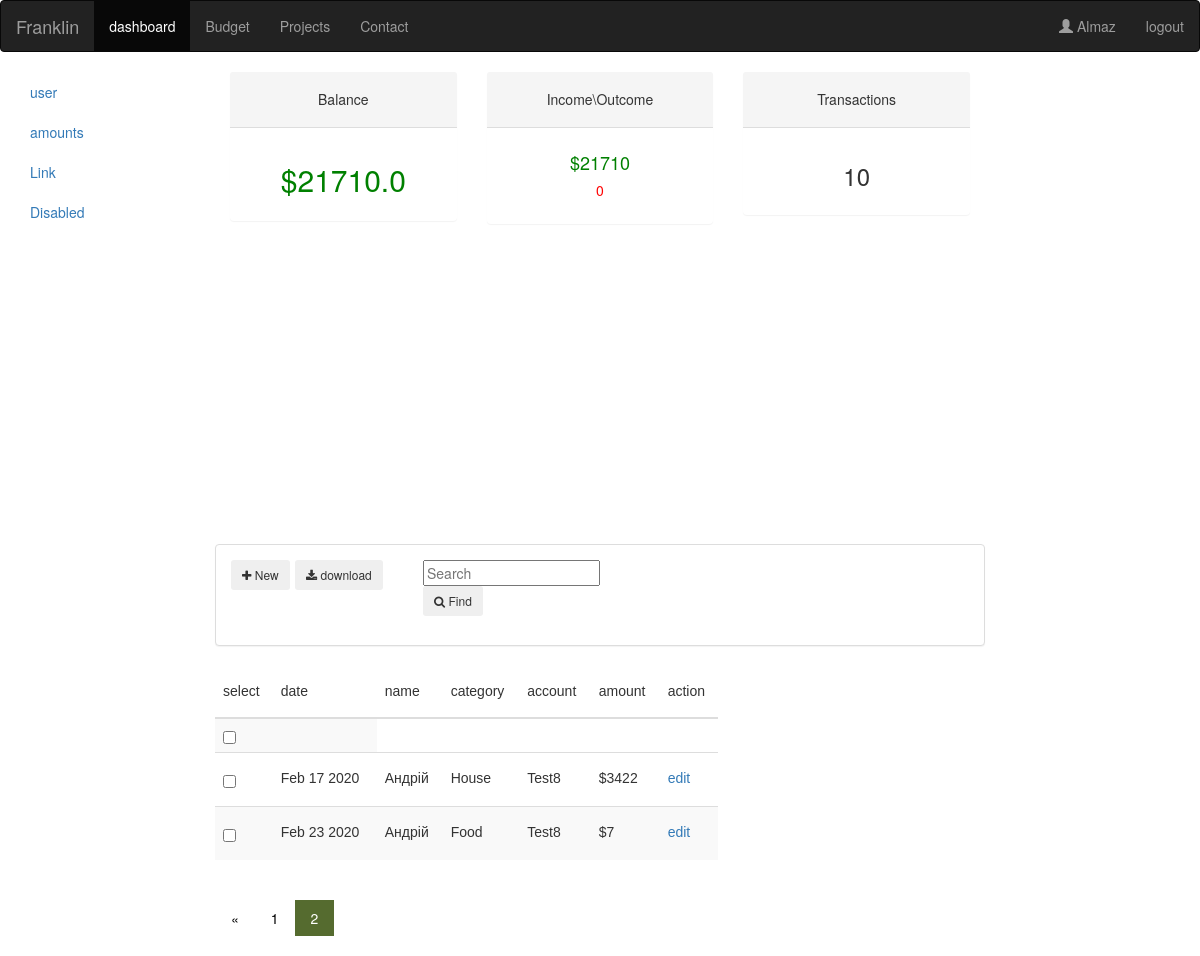
Screenshot of /user?page=2 (signed in) with the database file from the repository.
### finance/models.py (models this page shows, shortened)
class Trasaction(models.Model):
    profile =models.ForeignKey("Profile",null=True,blank=True,on_delete=models.CASCADE)
    category =models.ForeignKey("Category",null=True,blank=True,on_delete=models.CASCADE)
    name = models.CharField(max_length=120)
    date = models.DateField(auto_now_add=True, blank=True)
    amount = models.ForeignKey(Amount, on_delete=models.CASCADE)
    transaction_amount = models.IntegerField(max_length=9,blank=True,null=True)

class Category(models.Model):
    profile =models.ForeignKey("Profile",null=True,blank=True,on_delete=models.CASCADE)
    name = models.CharField(max_length=120)
    def __str__(self):              # __unicode__ on Python 2
        return str(self.name)

class Amount(models.Model):
    profile =models.ForeignKey("Profile",null=True,blank=True,on_delete=models.CASCADE)
    AMOUNT_TYPE_CHOICES = (
            ('cash', 'Cash'),
            ('card ','Card'),
        )
    name = models.CharField(max_length=120,)
    type = models.CharField(max_length=120,choices=AMOUNT_TYPE_CHOICES,default="cash")
    balance = models.DecimalField(max_digits=19, decimal_places=2)
    def __str__(self):              # __unicode__ on Python 2
        return self.name

### finance/decorators.py (the view)
        def wrapper_func(request,*args,**kwargs):
            group = None
            if request.user.groups.exists():               # Если группа существует
                group = request.user.groups.all()[0].name  # Получить имя группы
            if group in allowed_roles:                     # Если группа в списке разрешенных
                return view_func(request,*args,**kwargs)   # Вернуть вид страницы
            else:
                return HttpResponse("you are not authorized to view this page")

### finance/templates/finance/user_page.html (shortened to what this page needs)
{% extends 'finance/base.html' %}
  {% block content %}
    <div class="col-lg-8 col-sm-8">
      <div class="col-lg-4" >
        <div class="panel panel-default" style="border:none;">
              <div class="panel-heading" style="text-align:center;"><h5 >Balance</h5></div>
              {% if amount_balance > 0 %}
                <div class="panel-body" style="text-align:center;"><h2 style="color:green">${{amount_balance}}</h2></div>
              {% else %}
                <div class="panel-body" style="text-align:center;"><h3 style="color:red">${{amount_balance}}</h3></div>
              {%endif%}
         </div>
      </div>
      <div class="col-lg-4" style="text-align:center;">
          <div class="panel panel-default" style="border:none;">
                <div class="panel-heading" style="text-align:center;"><h5 ">Income\Outcome</h5></div>
                <div class="panel-body" style="text-align:center;"><h4 style="color:green;">${{income}}</h4><h5><h5 style="color:red;">{{outcome}}<h5></h5></div>
           </div>
           </div>
      <div class="col-lg-4" style="text-align:center;">
          <div class="panel panel-default" style="border:none;">
                <div class="panel-heading" style="text-align:center;"><h5>Transactions</h5></div>
                <div class="panel-body" style="text-align:center;"><h3>{{count}}</h3></div>
           </div>
      </div>
      <div class="row">
        <div class="col-lg-8" >
    <div id="lines" style="width: 700px; height: 300px;"></div>
        </div>
      </div>
    <div class="panel panel-default">
        <div class="panel-body" style="text-align:left;align:center;">
        <div class="row">
              <div class="col-lg-1 ">
                  <div class="d-inline">
                <form action="addTransaction" method="POST">{% csrf_token %}
                <button class="btn btn-sm btn-outline-secondary" type="submit"  value="Submit" ><i class="fa fa-plus"></i> New</button>
                </form>
                    </div>
                </div>
                <div class="col-lg-2 ">
                    <div class="d-inline">
                <button class="btn btn-sm btn-outline-secondary"><i class="fa fa-download"></i> download</button>
                </div>
              </div>
                <div class="col-lg-4 ">
                  <form  method="get" >
                      <input type="text" name="{{myFilter.form.name.name}}"  placeholder="Search">
                      <button class="btn btn-sm btn-outline-secondary" type="submit"><i class="fa fa-search"> </i> Find</button>
                  </form>
                </div>
            </div>
        </div>
    </div>
<div class="row">
  <div class="col-lg-8">
    <table class="table table-striped table-md" >
      <thead>
        <tr>
          <th><h5>select</h5></th>
          <th><h5>date</h5></th>
          <th><h5>name</h5></th>
          <th><h5>category</h5></th>
          <th><h5>account</h5></th>
          <th><h5>amount</h5></th>
          <th><h5>action</h5></th>
       </thead>
          <tbody style="font-size:14px;font-style:normal;font-weight:normal;">
              <tr>
                  <th><input type='checkbox' class='toCheck' id="checkall" onchange="checkAll()"> <th><p id="checkcounter"></p></th>
</th>
              </tr>
          {% for i in page_obj %}
          <tr>
          <th><h5><input  class ="items" id="{{i.id}}" type="checkbox" name="item" value="{{i.id}}" onchange="buttonDisplay(this)"></h5></th>
          <th><h5>{{ i.date|date:"M d Y"}}</h5></th>
          <th><h5>{{ i.name }}</h5></th>
          <th><h5>{{i.category}}</h5></th>
          <th><h5>{{i.amount}}</h5></th>
          <th><h5>${{ i.transaction_amount }}</h5></th>
          <th><h5><a href="{% url 'Transaction_edit' i.id%}">edit</a></h5></th>
        </tr>
          {%endfor%}
        </tbody>
    </table>
<div class="pagination">
  <span class="step-links">
    {% if page_obj.has_previous %}
      <a href="?page=1">&laquo; </a>
      <a href="?page={{ page_obj.previous_page_number }}">{{ page_obj.previous_page_number }}</a>
    {% endif %}
      <a class="active" style="background:DarkOliveGreen;">{{ page_obj.number }}</a>
  </span>
</div>
      </div>
      </div>
      {% endblock %}

### finance/templates/finance/base.html (shortened to what this page needs)
{% load static %}
<html >
  <head>
    <link rel="stylesheet" type="text/css" href="{% static 'finance/style.css' %}">
    <link rel="stylesheet" href="https://cdnjs.cloudflare.com/ajax/libs/font-awesome/4.7.0/css/font-awesome.min.css">
    <link rel="stylesheet" href="https://maxcdn.bootstrapcdn.com/bootstrap/3.4.1/css/bootstrap.min.css">
  </head>
    <body>
    <nav class="navbar navbar-inverse">
    <div class="navbar-header">
      <a class="navbar-brand" href="/">Franklin</a>
    </div>
    <div class="collapse navbar-collapse" id="myNavbar">
      <ul class="nav navbar-nav">
        <li class="active"><a href="/dashboard">dashboard</a></li>
        <li><a href="/budget">Budget</a></li>
        <li><a href="#">Projects</a></li>
        <li><a href="#">Contact</a></li>
      </ul>
      <ul class="nav navbar-nav navbar-right">
        {% if user.is_authenticated %}
        <li><a href="#"><span class="glyphicon glyphicon-user"></span> {{user}}</a></li>
        <li><a href={%url 'logout' %}>logout</a></li>
        {% else %}
        <li><a href="#"><span class="glyphicon glyphicon-user"></span> {{user}}</a></li>
        <li><a href="/login"><span class="glyphicon glyphicon-log-in"></span> Login</a></li>
        <li><a href="/register"><span class="glyphicon glyphicon-sign-up"></span> SignUp</a></li>
        {% endif %}
      </ul>
    </div>
</nav>
<div class="container-fluid">
  <div class="row">
    <div class="col-lg-2 col-sm-2 ">
      <ul class="nav flex-column">
        <li class="nav-item">
          <a class="nav-link" href="/user">user</a>
        </li>
        <li class="nav-item">
          <a class="nav-link" href="/amounts">amounts</a>
        </li>
        <li class="nav-item">
          <a class="nav-link" href="#">Link</a>
        </li>
        <li class="nav-item">
          <a class="nav-link disabled" href="#">Disabled</a>
        </li>
      </ul>
    </div>
              {% block content %}
              {% endblock %}
  </body>
  </html>

### finance/static/finance/style.css (style rules this page uses)
th { font-family: sans-serif; font-style: normal; }
.pagination a { color: black; float: left; padding: 8px 16px; text-decoration: none; transition: background-color .3s; }
.pagination a.active { background-color: dodgerblue; color: white; }

### rows the page displays
Trasaction: date "Feb 17 2020", name "Андрій", category "House", amount "Test8", transaction_amount "3422"
Trasaction: date "Feb 23 2020", name "Андрій", category "Food", amount "Test8", transaction_amount "7"

### other values shown
{{ user }} "Almaz"
{{ amount_balance }} "21710.0"
{{ income }} "21710"
{{ outcome }} "0"
{{ count }} "10"
{{ page_obj.previous_page_number }} "1"
{{ page_obj.number }} "2"
